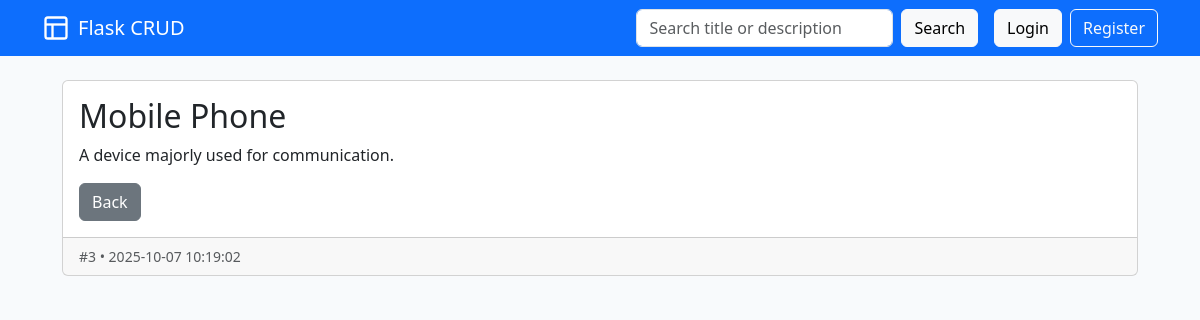
Screenshot of /item/3 with the database file from the repository.
### tables this page shows
CREATE TABLE items (
            id INTEGER PRIMARY KEY AUTOINCREMENT,
            title TEXT NOT NULL,
            description TEXT
        , created_at DATETIME DEFAULT (CURRENT_TIMESTAMP), user_id INTEGER);

### app.py (the view)
@app.route('/item/<int:item_id>')
def view_item(item_id):
    db = get_db()
    cur = db.execute('SELECT * FROM items WHERE id = ?', (item_id,))
    item = cur.fetchone()
    if item is None:
        flash('Item not found.', 'warning')
        return redirect(url_for('index'))
    return render_template('view.html', item=item)

### app.py (called while the page is built)
def get_db():
    db = getattr(g, '_database', None)
    if db is None:
        db = g._database = sqlite3.connect(app.config['DATABASE'])
        db.row_factory = sqlite3.Row
    return db

@app.teardown_appcontext
def close_connection(exception):
    db = getattr(g, '_database', None)
    if db is not None:
        db.close()

### templates/view.html (shortened to what this page needs)
{% extends 'base.html' %}
{% block content %}
  <div class="card">
    <div class="card-body">
      <h2 class="card-title">{{ item['title'] }}</h2>
      <p class="card-text">{{ item['description'] or '(no description)' }}</p>
      <div class="d-flex">
        <a class="btn btn-secondary" href="{{ url_for('index') }}">Back</a>
      </div>
    </div>
    <div class="card-footer small text-muted">#{{ item['id'] }} • {{ item['created_at'] }}</div>
  </div>
{% endblock %}

### static/style.css (style rules this page uses)
body { padding-bottom: 60px; background: #f8fafc; }

### rows the page displays
items: title "Mobile Phone", description "A device majorly used for communication.", id "3", created_at "2025-10-07 10:19:02"
